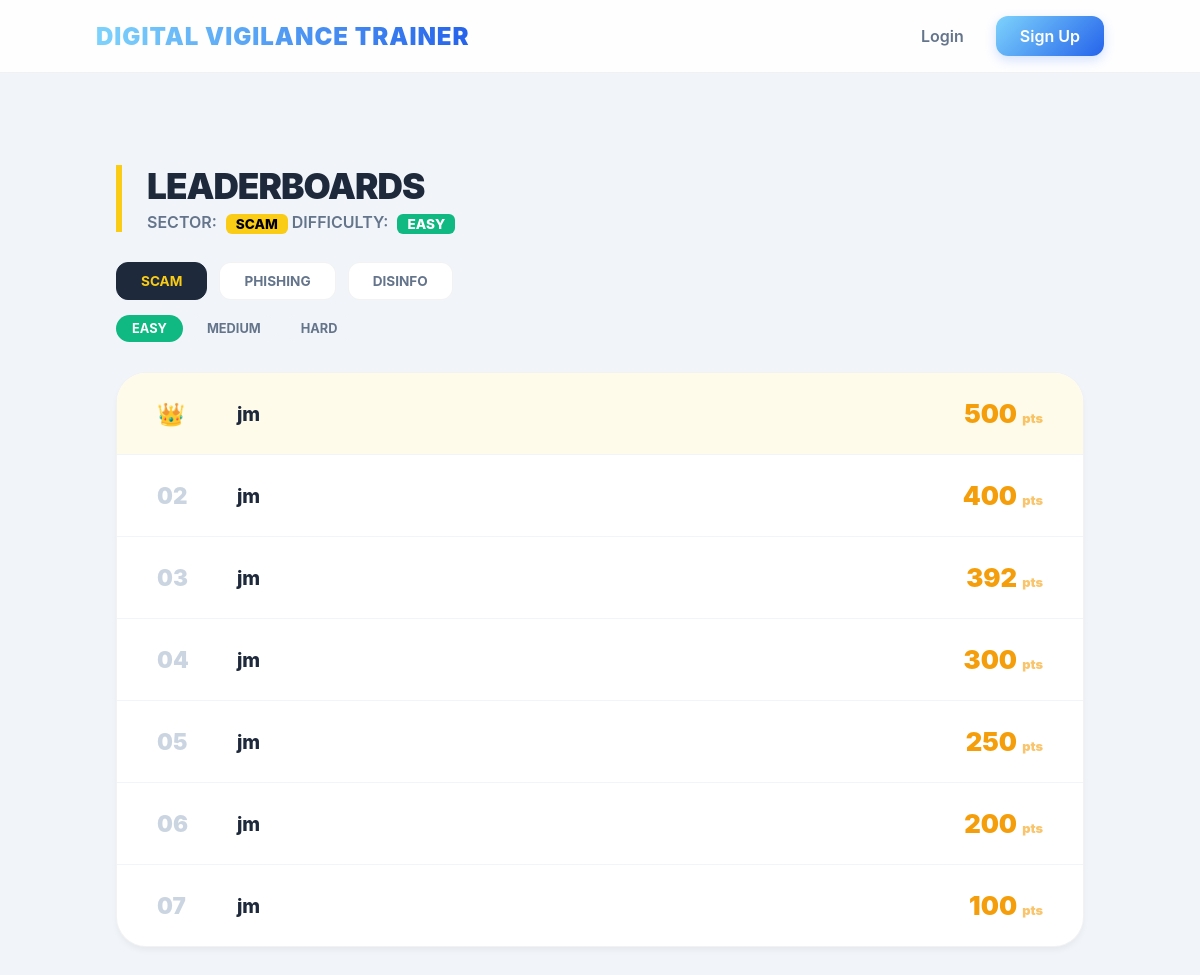
Page /leaderboard/ on the committed database.
### trainer/models.py (models this page shows, shortened)
class GameResult(models.Model):
    user = models.ForeignKey(User, on_delete=models.CASCADE)
    score = models.IntegerField()
    category = models.CharField(max_length=50)
    difficulty = models.CharField(
        max_length=10,
        choices=Scenario.DIFFICULTY_CHOICES,
        default='easy'
    )
    timestamp = models.DateTimeField(auto_now_add=True)

### trainer/views.py (the view)
# urls.py: path('leaderboard/', views.leaderboard, name='leaderboard'),
def leaderboard(request):
    cat = request.GET.get('category', 'scam')
    diff = request.GET.get('difficulty', 'easy')
    top_scores = GameResult.objects.filter(
        category=cat,
        difficulty=diff
    ).order_by('-score', '-timestamp')[:10]
    return render(request, 'trainer/leaderboard.html', {
        'top_scores': top_scores,
        'current_category': cat,
        'current_difficulty': diff,
        'categories': ['scam', 'phishing', 'disinfo'],
        'difficulties': ['easy', 'medium', 'hard'],
    })

### trainer/templates/trainer/leaderboard.html (shortened to what this page needs)
{% extends 'trainer/base.html' %}
{% block content %}
<div class="leaderboard-wrapper">
    <div class="header-section">
        <h2>Leaderboards</h2>
        <div class="sector-info">
            SECTOR: <span class="active-badge">{{ current_category|upper }}</span>
            DIFFICULTY: <span class="active-badge" style="background: #10b981; color: white;">{{ current_difficulty|upper }}</span>
        </div>
    </div>
    <div class="tabs">
        {% for cat in categories %}
            <a href="?category={{ cat }}&difficulty={{ current_difficulty }}"
               class="tab-link {% if cat == current_category %}active{% endif %}">
                {{ cat }}
            </a>
        {% endfor %}
    </div>
    <div class="difficulty-tabs">
        {% for diff in difficulties %}
            <a href="?category={{ current_category }}&difficulty={{ diff }}"
               class="diff-tab {% if diff == current_difficulty %}active-diff{% endif %}">
                {{ diff }}
            </a>
        {% endfor %}
    </div>
    <div class="ranking-card">
        {% for entry in top_scores %}
            <div class="rank-row {% if forloop.counter == 1 %}rank-1{% endif %}">
                <div class="rank-num">
                    {% if forloop.counter == 1 %}👑{% else %}{{ forloop.counter|stringformat:"02d" }}{% endif %}
                </div>
                <div class="player-name">
                    {{ entry.user.username }}
                </div>
                <div class="player-score">
                    {{ entry.score }} <small style="font-size: 0.8rem; opacity: 0.6;">pts</small>
                </div>
            </div>
        {% empty %}
            <div class="empty-msg">
                No scores recorded for this sector and difficulty yet.
            </div>
        {% endfor %}
    </div>
</div>
{% endblock %}

### trainer/templates/trainer/base.html (style rules this page uses)
:root { --grad-start: #7dd3fc; --grad-end: #2563eb; --bg-slate: #f1f5f9; --text-dark: #0f172a; }
body { margin: 0; background-color: var(--bg-slate); color: var(--text-dark); font-family: 'Inter', -apple-system, sans-serif; }

### trainer/templates/trainer/leaderboard.html (style rules this page uses)
:root { --text-dark: #1e293b; --text-muted: #64748b; --cyber-yellow: #facc15; --active-amber: #f59e0b; }
.leaderboard-wrapper { max-width: 1100px; margin: 60px auto; padding: 0 20px; font-family: 'Inter', 'Segoe UI', sans-serif; }
.header-section { margin-bottom: 30px; border-left: 6px solid var(--cyber-yellow); padding-left: 25px; }
.header-section h2 { font-size: 2.2rem; font-weight: 900; margin: 0; color: var(--text-dark); text-transform: uppercase; letter-spacing: -1px; }
.sector-info { color: var(--text-muted); font-size: 1rem; margin-top: 5px; font-weight: 600; }
.active-badge { color: #000; background: var(--cyber-yellow); padding: 2px 10px; border-radius: 6px; font-size: 0.85rem; margin-left: 5px; vertical-align: middle; font-weight: 800; }
.tabs { display: flex; gap: 12px; margin-bottom: 15px; flex-wrap: wrap; }
.tab-link { padding: 10px 24px; background: white; color: var(--text-muted); text-decoration: none; text-transform: uppercase; font-weight: 700; font-size: 0.85rem; border-radius: 12px; border: 1px solid rgba(0,0,0,0.05); transition: all 0.3s ease; }
.tab-link.active { background: var(--text-dark); color: var(--cyber-yellow); border-color: var(--text-dark); }
.difficulty-tabs { display: flex; gap: 8px; margin-bottom: 30px; }
.diff-tab { padding: 6px 16px; background: #f1f5f9; color: var(--text-muted); text-decoration: none; font-weight: 700; font-size: 0.8rem; border-radius: 20px; text-transform: uppercase; transition: 0.2s ease; }
.diff-tab.active-diff { background: #10b981; color: white; }
.ranking-card { background: white; border-radius: 30px; border: 1px solid rgba(0,0,0,0.05); overflow: hidden; box-shadow: 0 4px 6px -1px rgba(0, 0, 0, 0.05); }
.rank-row { display: grid; grid-template-columns: 80px 1fr 150px; padding: 25px 40px; border-bottom: 1px solid #f1f5f9; align-items: center; transition: all 0.2s ease; }
.rank-row:last-child { border-bottom: none; }
.rank-num { font-size: 1.4rem; font-weight: 900; color: #cbd5e1; }
.player-name { font-size: 1.2rem; font-weight: 800; color: var(--text-dark); letter-spacing: -0.3px; }
.player-score { text-align: right; color: var(--active-amber); font-size: 1.6rem; font-weight: 900; }
.rank-1 { background: #fffbeb; }
.rank-1 .rank-num { color: var(--active-amber); }

### rows in the picture
GameResult: user.username "jm", score "500"
GameResult: user.username "jm", score "400"
GameResult: user.username "jm", score "392"
GameResult: user.username "jm", score "300"
GameResult: user.username "jm", score "250"
GameResult: user.username "jm", score "200"
GameResult: user.username "jm", score "100"

### other values in the picture
{{ current_category|upper }} "SCAM"
{{ current_difficulty|upper }} "EASY"
{{ cat }} "SCAM" "PHISHING" "DISINFO"
{{ diff }} "EASY" "MEDIUM" "HARD"
